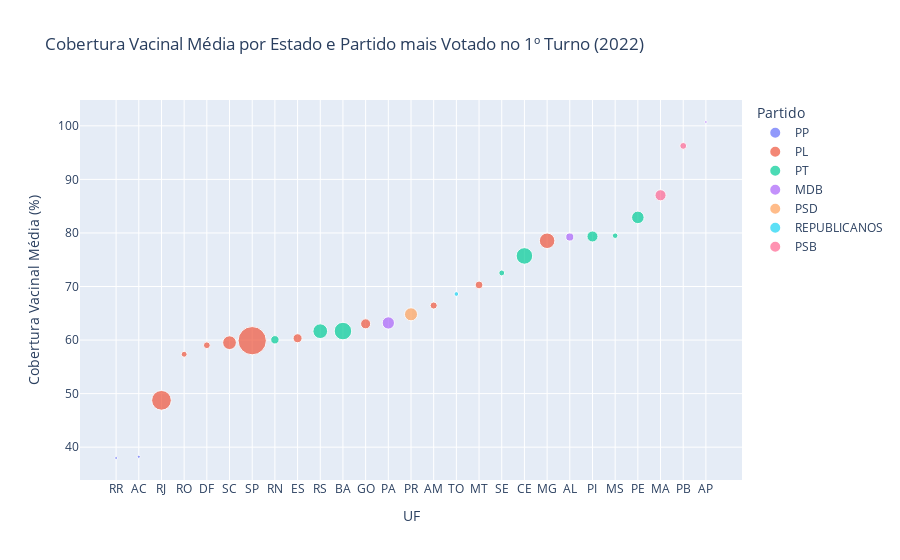

The notebook cell this image was saved under:
### Code cell
fig = px.scatter(
    dados_plot_sorted,
    x='UF',
    y='media_cobertura_vacinal',
    color='SG_PARTIDO',
    size='QT_VOTOS_NOMINAIS_VALIDOS',
    hover_name='UF',
    labels={
        'media_cobertura_vacinal': 'Cobertura Vacinal Média (%)',
        'QT_VOTOS_NOMINAIS_VALIDOS': 'Votos no Partido mais Votado',
        'SG_PARTIDO': 'Partido'
    },
    title='Cobertura Vacinal Média por Estado e Partido mais Votado no 1º Turno (2022)'
)

fig.update_layout(xaxis={'categoryorder': 'array', 'categoryarray': dados_plot_sorted['UF']})
fig.show()

### Figure 1 — Plotly figure (JSON) as saved in the notebook; plotly's stock layout.template omitted (floating-point values rounded to 4 significant figures)
{"data": [{"hovertemplate": "<b>%{hovertext}</b><br><br>Partido=PP<br>UF=%{x}<br>Cobertura Vacinal Média (%)=%{y}<br>Votos no Partido mais Votado=%{marker.size}<extra></extra>", "hovertext": ["RR", "AC"], "legendgroup": "PP", "marker": {"color": "#636efa", "size": [332713, 376560], "sizemode": "area", "sizeref": 79550.0, "symbol": "circle"}, "mode": "markers", "name": "PP", "orientation": "v", "showlegend": true, "type": "scatter", "x": ["RR", "AC"], "xaxis": "x", "y": [37.98, 38.21], "yaxis": "y"}, {"hovertemplate": "<b>%{hovertext}</b><br><br>Partido=PL<br>UF=%{x}<br>Cobertura Vacinal Média (%)=%{y}<br>Votos no Partido mais Votado=%{marker.size}<extra></extra>", "hovertext": ["RJ", "RO", "DF", "SC", "SP", "ES", "GO", "AM", "MT", "MG"], "legendgroup": "PL", "marker": {"color": "#EF553B", "size": [15456537, 1395582, 1814369, 7506540, 31819309, 3235005, 4007735, 2015244, 2428688, 9600919], "sizemode": "area", "sizeref": 79550.0, "symbol": "circle"}, "mode": "markers", "name": "PL", "orientation": "v", "showlegend": true, "type": "scatter", "x": ["RJ", "RO", "DF", "SC", "SP", "ES", "GO", "AM", "MT", "MG"], "xaxis": "x", "y": [48.74, 57.35, 59.03, 59.51, 59.88, 60.34, 63.03, 66.45, 70.29, 78.54], "yaxis": "y"}, {"hovertemplate": "<b>%{hovertext}</b><br><br>Partido=PT<br>UF=%{x}<br>Cobertura Vacinal Média (%)=%{y}<br>Votos no Partido mais Votado=%{marker.size}<extra></extra>", "hovertext": ["RN", "RS", "BA", "SE", "CE", "PI", "MS", "PE"], "legendgroup": "PT", "marker": {"color": "#00cc96", "size": [2809477, 8640994, 12231053, 1379534, 10904825, 4834190, 1217073, 6257007], "sizemode": "area", "sizeref": 79550.0, "symbol": "circle"}, "mode": "markers", "name": "PT", "orientation": "v", "showlegend": true, "type": "scatter", "x": ["RN", "RS", "BA", "SE", "CE", "PI", "MS", "PE"], "xaxis": "x", "y": [60.05, 61.65, 61.68, 72.53, 75.71, 79.34, 79.48, 82.91], "yaxis": "y"}, {"hovertemplate": "<b>%{hovertext}</b><br><br>Partido=MDB<br>UF=%{x}<br>Cobertura Vacinal Média (%)=%{y}<br>Votos no Partido mais Votado=%{marker.size}<extra></extra>", "hovertext": ["PA", "AL", "AP"], "legendgroup": "MDB", "marker": {"color": "#ab63fa", "size": [6013151, 2594429, 279528], "sizemode": "area", "sizeref": 79550.0, "symbol": "circle"}, "mode": "markers", "name": "MDB", "orientation": "v", "showlegend": true, "type": "scatter", "x": ["PA", "AL", "AP"], "xaxis": "x", "y": [63.19, 79.24, 100.7], "yaxis": "y"}, {"hovertemplate": "<b>%{hovertext}</b><br><br>Partido=PSD<br>UF=%{x}<br>Cobertura Vacinal Média (%)=%{y}<br>Votos no Partido mais Votado=%{marker.size}<extra></extra>", "hovertext": ["PR"], "legendgroup": "PSD", "marker": {"color": "#FFA15A", "size": [6781671], "sizemode": "area", "sizeref": 79550.0, "symbol": "circle"}, "mode": "markers", "name": "PSD", "orientation": "v", "showlegend": true, "type": "scatter", "x": ["PR"], "xaxis": "x", "y": [64.81], "yaxis": "y"}, {"hovertemplate": "<b>%{hovertext}</b><br><br>Partido=REPUBLICANOS<br>UF=%{x}<br>Cobertura Vacinal Média (%)=%{y}<br>Votos no Partido mais Votado=%{marker.size}<extra></extra>", "hovertext": ["TO"], "legendgroup": "REPUBLICANOS", "marker": {"color": "#19d3f3", "size": [860904], "sizemode": "area", "sizeref": 79550.0, "symbol": "circle"}, "mode": "markers", "name": "REPUBLICANOS", "orientation": "v", "showlegend": true, "type": "scatter", "x": ["TO"], "xaxis": "x", "y": [68.6], "yaxis": "y"}, {"hovertemplate": "<b>%{hovertext}</b><br><br>Partido=PSB<br>UF=%{x}<br>Cobertura Vacinal Média (%)=%{y}<br>Votos no Partido mais Votado=%{marker.size}<extra></extra>", "hovertext": ["MA", "PB"], "legendgroup": "PSB", "marker": {"color": "#FF6692", "size": [4917930, 1856133], "sizemode": "area", "sizeref": 79550.0, "symbol": "circle"}, "mode": "markers", "name": "PSB", "orientation": "v", "showlegend": true, "type": "scatter", "x": ["MA", "PB"], "xaxis": "x", "y": [87.04, 96.25], "yaxis": "y"}], "layout": {"autosize": true, "legend": {"itemsizing": "constant", "title": {"text": "Partido"}, "tracegroupgap": 0}, "title": {"text": "Cobertura Vacinal Média por Estado e Partido mais Votado no 1º Turno (2022)"}, "xaxis": {"anchor": "y", "autorange": true, "categoryarray": ["RR", "AC", "RJ", "RO", "DF", "SC", "SP", "RN", "ES", "RS", "BA", "GO", "PA", "PR", "AM", "TO", "MT", "SE", "CE", "MG", "AL", "PI", "MS", "PE", "MA", "PB", "AP"], "categoryorder": "array", "domain": [0, 1], "range": [-1.56, 27.56], "title": {"text": "UF"}, "type": "category"}, "yaxis": {"anchor": "x", "autorange": true, "domain": [0, 1], "range": [33.15, 105.5], "title": {"text": "Cobertura Vacinal Média (%)"}, "type": "linear"}}}
